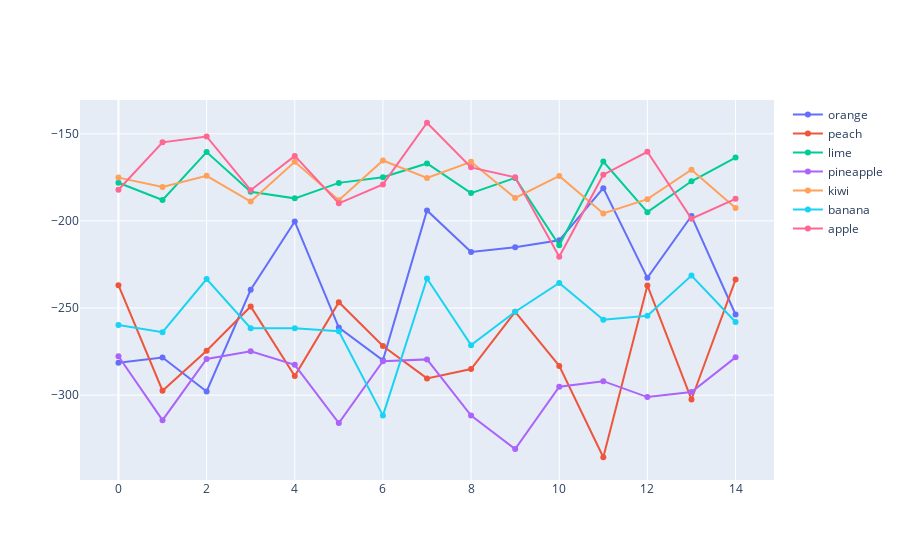

Here is the notebook cell this chart was saved with:
### Code cell
import plotly.graph_objects as go

# Create random data with numpy
import numpy as np
np.random.seed(1)

fig = go.Figure()

for i,log_prob in enumerate(log_prob_list): 
    random_x = np.arange(len(log_prob))

    fig.add_trace(go.Scatter(x=random_x, y=log_prob,
                        mode='lines+markers',
                        name=labels[i]))

fig.show()

### Figure 1 — Plotly figure (JSON) as saved in the notebook; plotly's stock layout.template omitted (floating-point values rounded to 4 significant figures)
{"data": [{"mode": "lines+markers", "name": "orange", "type": "scatter", "x": [0, 1, 2, 3, 4, 5, 6, 7, 8, 9, 10, 11, 12, 13, 14], "y": [-281.4, -278.4, -297.9, -239.5, -200.3, -261.2, -280.0, -194.0, -217.8, -215.2, -211.1, -181.2, -232.7, -197.2, -253.7]}, {"mode": "lines+markers", "name": "peach", "type": "scatter", "x": [0, 1, 2, 3, 4, 5, 6, 7, 8, 9, 10, 11, 12, 13, 14], "y": [-236.9, -297.5, -274.5, -249.1, -289.0, -246.7, -271.8, -290.4, -285.0, -252.2, -283.2, -335.6, -237.0, -302.5, -233.6]}, {"mode": "lines+markers", "name": "lime", "type": "scatter", "x": [0, 1, 2, 3, 4, 5, 6, 7, 8, 9, 10, 11, 12, 13, 14], "y": [-178.1, -188.0, -160.5, -183.3, -187.0, -178.2, -175.0, -167.0, -184.0, -175.3, -214.0, -165.9, -195.0, -177.2, -163.6]}, {"mode": "lines+markers", "name": "pineapple", "type": "scatter", "x": [0, 1, 2, 3, 4, 5, 6, 7, 8, 9, 10, 11, 12, 13, 14], "y": [-277.6, -314.4, -279.2, -274.8, -282.6, -316.0, -280.6, -279.5, -311.7, -330.9, -295.2, -292.0, -301.1, -298.2, -278.3]}, {"mode": "lines+markers", "name": "kiwi", "type": "scatter", "x": [0, 1, 2, 3, 4, 5, 6, 7, 8, 9, 10, 11, 12, 13, 14], "y": [-175.1, -180.5, -174.1, -188.9, -166.1, -188.1, -165.3, -175.4, -166.1, -186.8, -174.1, -195.7, -187.5, -170.6, -192.5]}, {"mode": "lines+markers", "name": "banana", "type": "scatter", "x": [0, 1, 2, 3, 4, 5, 6, 7, 8, 9, 10, 11, 12, 13, 14], "y": [-259.8, -263.9, -233.4, -261.6, -261.6, -263.3, -311.8, -233.1, -271.3, -252.1, -235.6, -256.7, -254.5, -231.4, -258.0]}, {"mode": "lines+markers", "name": "apple", "type": "scatter", "x": [0, 1, 2, 3, 4, 5, 6, 7, 8, 9, 10, 11, 12, 13, 14], "y": [-182.1, -154.9, -151.5, -182.4, -162.7, -189.9, -179.0, -143.6, -169.3, -174.9, -220.5, -173.5, -160.3, -198.8, -187.3]}], "layout": {}}
